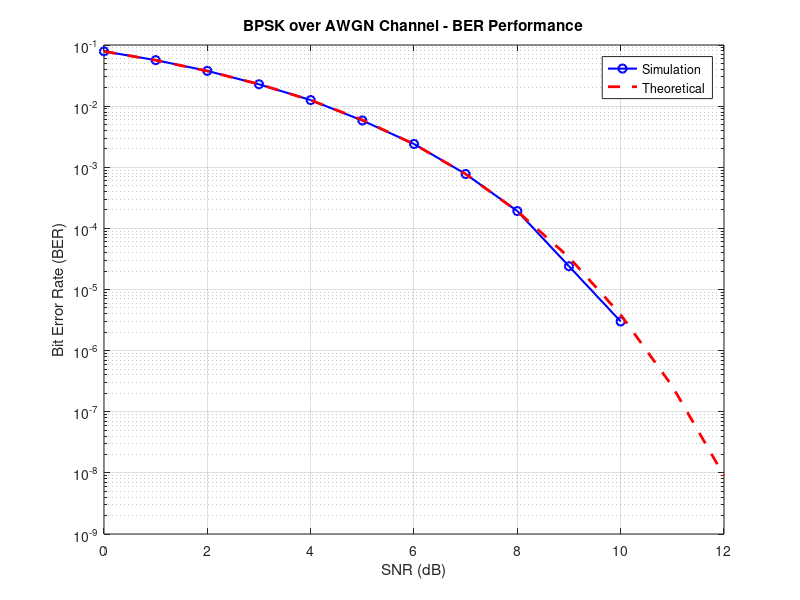

Write MATLAB code to recreate this figure.
clc; clear; close all;

%% =========================
%% Parameters
%% =========================
N = 1e6;                  
SNR_dB = 0:1:12;          
BER_sim = zeros(size(SNR_dB));
BER_theory = zeros(size(SNR_dB));

%% =========================
%% Simulation
%% =========================
for i = 1:length(SNR_dB)

    bits = rand(1, N) < 0.5;      % Source bits
    tx = 2*bits - 1;              % BPSK mapping

    snr = 10^(SNR_dB(i)/10);
    N0 = 1/snr;

    noise = sqrt(N0/2)*randn(1, N);
    rx = tx + noise;

    bits_hat = rx > 0;

    BER_sim(i) = sum(bits ~= bits_hat)/N;

    % التعديل هنا: استخدام erfc بدلاً من qfunc لتجنب مشكلة الـ Toolbox
    BER_theory(i) = 0.5 * erfc(sqrt(snr)); 

end

%% =========================
%% Plot Results
%% =========================
figure('Color','w');

semilogy(SNR_dB, BER_sim, 'bo-', 'LineWidth', 1.5);
hold on;
semilogy(SNR_dB, BER_theory, 'r--', 'LineWidth', 2);

grid on;

xlabel('SNR (dB)');
ylabel('Bit Error Rate (BER)');
title('BPSK over AWGN Channel - BER Performance');

legend('Simulation', 'Theoretical');

saveas(gcf,'BER_BPSK_AWGN.png');
%End of document. 
 
